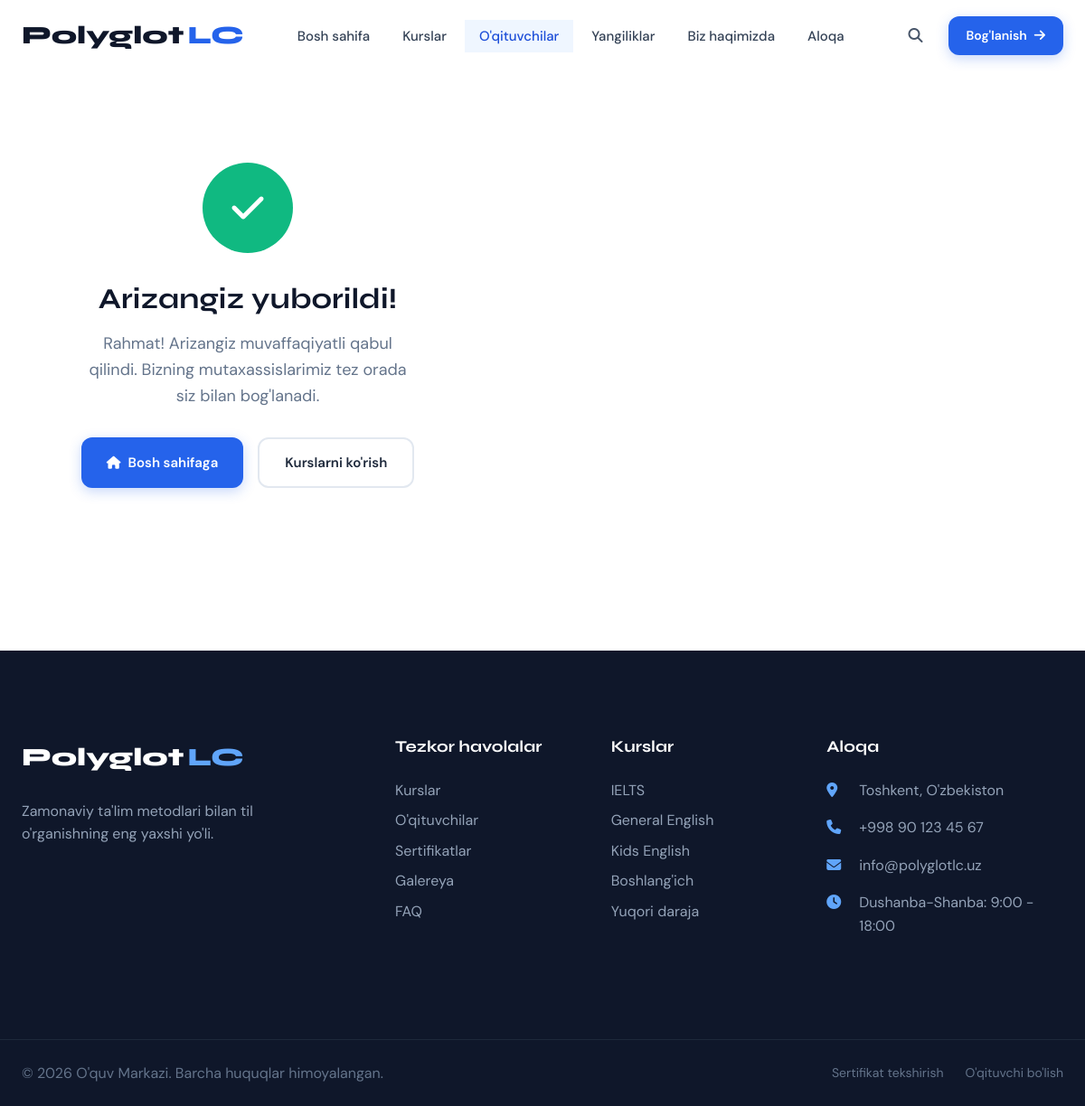
/oqituvchi-bolish/muvaffaqiyat/, run on the app's committed database.
### front/models.py (models this page shows, shortened)
class SiteSettings(models.Model):
    site_name = models.CharField('Sayt nomi', max_length=200, default='O\'quv Markazi')
    site_tagline = models.CharField('Slogan', max_length=300, blank=True)
    logo = models.ImageField('Logo', upload_to='site/', blank=True, null=True)
    favicon = models.ImageField('Favicon', upload_to='site/', blank=True, null=True)
    phone_primary = models.CharField('Asosiy telefon', max_length=20)
    phone_secondary = models.CharField('Qo\'shimcha telefon', max_length=20, blank=True)
    email = models.EmailField('Email')
    address = models.TextField('Manzil')
    working_hours = models.CharField('Ish vaqti', max_length=200,
                                     default='Dushanba-Shanba: 9:00 - 18:00')
    about_short = models.TextField('Qisqacha haqimizda', max_length=500, blank=True,
                                   help_text='Asosiy sahifa uchun')
    about_full = models.TextField('To\'liq haqimizda', blank=True,
                                  help_text='Haqimizda sahifasi uchun')
    facebook = models.URLField('Facebook', blank=True)
    instagram = models.URLField('Instagram', blank=True)
    telegram = models.URLField('Telegram', blank=True)
    youtube = models.URLField('YouTube', blank=True)
    linkedin = models.URLField('LinkedIn', blank=True)
    twitter = models.URLField('Twitter', blank=True)
    tiktok = models.URLField('TikTok', blank=True)
    google_maps_embed = models.TextField('Google Maps embed kodi', blank=True)
    google_maps_link = models.URLField('Google Maps link', blank=True)
    meta_description = models.CharField('Meta tavsif', max_length=160, blank=True)
    meta_keywords = models.CharField('Meta kalit so\'zlar', max_length=255, blank=True)
    students_count = models.IntegerField('Talabalar soni', default=0,
                                        help_text='Saytda ko\'rsatish uchun')
    teachers_count = models.IntegerField('O\'qituvchilar soni', default=0)
    courses_count = models.IntegerField('Kurslar soni', default=0)
    success_rate = models.IntegerField('Muvaffaqiyat foizi', default=95,
                                      validators=[MinValueValidator(0), MaxValueValidator(100)])
    updated_at = models.DateTimeField('Yangilangan', auto_now=True)
    class Meta:
        verbose_name = 'Sayt sozlamalari'
        verbose_name_plural = 'Sayt sozlamalari'
    @classmethod
    def load(cls):
        obj, created = cls.objects.get_or_create(pk=1)
        return obj

### front/views.py (the view)
# urls.py: path('oqituvchi-bolish/muvaffaqiyat/', views.teacher_apply_success, name='teacher_apply_success'),
def teacher_apply_success(request):
    context = {
        'settings': SiteSettings.load(),
    }
    return render(request, 'teacher_apply_success.html', context)

### templates/teacher_apply_success.html (shortened to what this page needs)
{% extends 'base.html' %}
{% load static %}
{% block content %}
<section class="success-section">
    <div class="container">
        <div class="success-card" data-aos="fade-up">
            <div class="success-icon">
                <i class="fas fa-check"></i>
            </div>
            <h1 class="success-title">Arizangiz yuborildi!</h1>
            <p class="success-desc">
                Rahmat! Arizangiz muvaffaqiyatli qabul qilindi.
                Bizning mutaxassislarimiz tez orada siz bilan bog'lanadi.
            </p>
            <div class="d-flex gap-2" style="justify-content: center;">
                <a href="{% url 'home' %}" class="btn btn-primary">
                    <i class="fas fa-home"></i>
                    <span>Bosh sahifaga</span>
                </a>
                <a href="{% url 'courses_list' %}" class="btn btn-outline">
                    <span>Kurslarni ko'rish</span>
                </a>
            </div>
        </div>
    </div>
</section>
{% endblock %}

### templates/base.html (shortened to what this page needs)
{% load static %}
<!DOCTYPE html>
<html lang="uz">
<head>
    <link rel="stylesheet" href="https://cdnjs.cloudflare.com/ajax/libs/font-awesome/6.5.1/css/all.min.css">
    <link href="https://unpkg.com/aos@2.3.1/dist/aos.css" rel="stylesheet">
    <link rel="stylesheet" href="{% static 'css/main.css' %}">
</head>
<body>
    <header class="header" id="header">
        <div class="header-container">
            <a href="{% url 'home' %}" class="logo">
                {% if settings.logo %}
                <img src="{{ settings.logo.url }}" alt="{{ settings.site_name }}">
                {% else %}
                <span class="logo-text">Polyglot</span><span class="logo-accent">LC</span>
                {% endif %}
            </a>
            <nav class="nav" id="nav">
                <ul class="nav-list">
                    <li class="nav-item">
                        <a href="{% url 'home' %}" class="nav-link {% if request.resolver_match.url_name == 'home' %}active{% endif %}">
                            <span class="nav-link-text">Bosh sahifa</span>
                        </a>
                    </li>
                    <li class="nav-item">
                        <a href="{% url 'courses_list' %}" class="nav-link {% if 'course' in request.resolver_match.url_name %}active{% endif %}">
                            <span class="nav-link-text">Kurslar</span>
                        </a>
                    </li>
                    <li class="nav-item">
                        <a href="{% url 'teachers_list' %}" class="nav-link {% if 'teacher' in request.resolver_match.url_name %}active{% endif %}">
                            <span class="nav-link-text">O'qituvchilar</span>
                        </a>
                    </li>
                    <li class="nav-item">
                        <a href="{% url 'news_list' %}" class="nav-link {% if 'news' in request.resolver_match.url_name %}active{% endif %}">
                            <span class="nav-link-text">Yangiliklar</span>
                        </a>
                    </li>
                    <li class="nav-item">
                        <a href="{% url 'about' %}" class="nav-link {% if request.resolver_match.url_name == 'about' %}active{% endif %}">
                            <span class="nav-link-text">Biz haqimizda</span>
                        </a>
                    </li>
                    <li class="nav-item">
                        <a href="{% url 'contact' %}" class="nav-link {% if request.resolver_match.url_name == 'contact' %}active{% endif %}">
                            <span class="nav-link-text">Aloqa</span>
                        </a>
                    </li>
                </ul>
            </nav>
            <div class="header-actions">
                <a href="{% url 'search' %}" class="header-search" aria-label="Qidiruv">
                    <i class="fas fa-search"></i>
                </a>
                <a href="{% url 'contact' %}" class="btn btn-primary btn-sm">
                    <span>Bog'lanish</span>
                    <i class="fas fa-arrow-right"></i>
                </a>
            </div>
        </div>
    </header>
    <main class="main">
        {% block content %}{% endblock %}
    </main>
    <footer class="footer">
        <div class="footer-top">
            <div class="container">
                <div class="footer-grid">
                    <div class="footer-brand">
                        <a href="{% url 'home' %}" class="footer-logo">
                            {% if settings.logo %}
                            <img src="{{ settings.logo.url }}" alt="{{ settings.site_name }}">
                            {% else %}
                            <span class="logo-text">Polyglot</span><span class="logo-accent">LC</span>
                            {% endif %}
                        </a>
                        <p class="footer-desc">{{ settings.about_short|default:"Zamonaviy ta'lim metodlari bilan til o'rganishning eng yaxshi yo'li." }}</p>
                    </div>
                    <div class="footer-links">
                        <h4 class="footer-title">Tezkor havolalar</h4>
                        <ul>
                            <li><a href="{% url 'courses_list' %}">Kurslar</a></li>
                            <li><a href="{% url 'teachers_list' %}">O'qituvchilar</a></li>
                            <li><a href="{% url 'certificates' %}">Sertifikatlar</a></li>
                            <li><a href="{% url 'gallery' %}">Galereya</a></li>
                            <li><a href="{% url 'faq' %}">FAQ</a></li>
                        </ul>
                    </div>
                    <div class="footer-links">
                        <h4 class="footer-title">Kurslar</h4>
                        <ul>
                            <li><a href="{% url 'courses_list' %}?subject=ielts">IELTS</a></li>
                            <li><a href="{% url 'courses_list' %}?subject=general-english">General English</a></li>
                            <li><a href="{% url 'courses_list' %}?subject=kids">Kids English</a></li>
                            <li><a href="{% url 'courses_list' %}?level=beginner">Boshlang'ich</a></li>
                            <li><a href="{% url 'courses_list' %}?level=advanced">Yuqori daraja</a></li>
                        </ul>
                    </div>
                    <div class="footer-contact">
                        <h4 class="footer-title">Aloqa</h4>
                        <ul>
                            <li>
                                <i class="fas fa-map-marker-alt"></i>
                                <span>{{ settings.address|default:"Toshkent, O'zbekiston" }}</span>
                            </li>
                            <li>
                                <i class="fas fa-phone"></i>
                                <a href="tel:{{ settings.phone_primary }}">{{ settings.phone_primary|default:"+998 90 123 45 67" }}</a>
                            </li>
                            <li>
                                <i class="fas fa-envelope"></i>
                                <a href="mailto:{{ settings.email }}">{{ settings.email|default:"info@polyglotlc.uz" }}</a>
                            </li>
                            <li>
                                <i class="fas fa-clock"></i>
                                <span>{{ settings.working_hours|default:"Dushanba-Shanba: 9:00 - 18:00" }}</span>
                            </li>
                        </ul>
                    </div>
                </div>
            </div>
        </div>
        <div class="footer-bottom">
            <div class="container">
                <div class="footer-bottom-inner">
                    <p>&copy; {% now "Y" %} {{ settings.site_name|default:"PolyglotLC" }}. Barcha huquqlar himoyalangan.</p>
                    <div class="footer-bottom-links">
                        <a href="{% url 'certificate_verify' %}">Sertifikat tekshirish</a>
                        <a href="{% url 'teacher_apply' %}">O'qituvchi bo'lish</a>
                    </div>
                </div>
            </div>
        </div>
    </footer>
</body>
</html>

### data on the page
SiteSettings: about_short "Zamonaviy ta'lim metodlari bilan til o'rganishning eng yaxshi yo'li.", address "Toshkent, O'zbekiston", phone_primary "+998 90 123 45 67", email "info@polyglotlc.uz", working_hours "Dushanba-Shanba: 9:00 - 18:00", site_name "O'quv Markazi"
